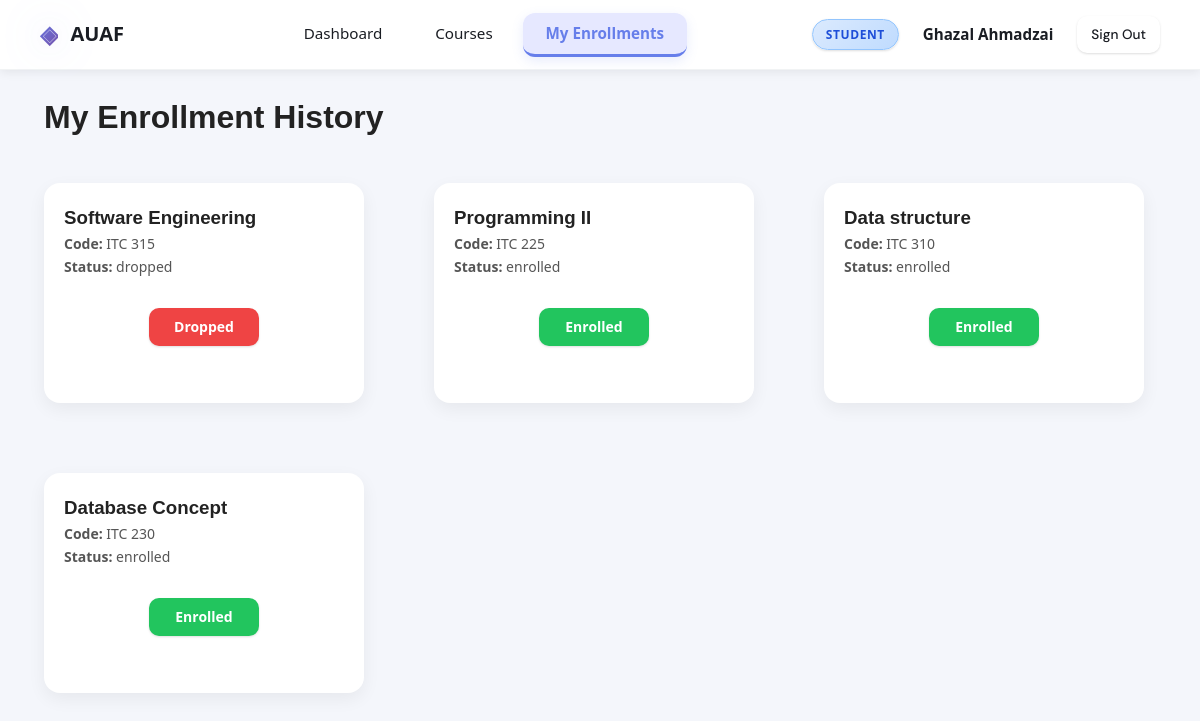
The page /enrollment/history (signed in) on the database its author committed.
### tables this page shows
CREATE TABLE students (
    id INTEGER PRIMARY KEY AUTOINCREMENT,
    user_id INTEGER,
    full_name TEXT,
    department TEXT,
    FOREIGN KEY(user_id) REFERENCES users(id)
);

CREATE TABLE enrollments (
    id INTEGER PRIMARY KEY AUTOINCREMENT,
    student_id INTEGER,
    course_id INTEGER,
    status TEXT,
    FOREIGN KEY(student_id) REFERENCES students(id),
    FOREIGN KEY(course_id) REFERENCES courses(id)
);

CREATE TABLE courses (
    id INTEGER PRIMARY KEY AUTOINCREMENT,
    course_name TEXT,
    instructor TEXT,
    credits INTEGER,
    schedule TEXT,
    department TEXT,
    capacity INTEGER
, course_code TEXT, description TEXT);

### app.py (the view)
@enrollment_bp.route("/history")
def history():
    if "user_id" not in session:
        return redirect(url_for("auth.login"))
    student_id = get_student_id()
    if not student_id:
        flash("Student profile not found.", "danger")
        return redirect(url_for("enrollment.student_courses"))
    conn = get_db_connection()
    rows = conn.execute("""
        SELECT e.id, e.status, c.course_name, c.course_code
        FROM enrollments e
        JOIN courses c ON e.course_id = c.id
        WHERE e.student_id = ?
        ORDER BY e.id DESC
    """, (student_id,)).fetchall()
    conn.close()
    return render_template("students/history.html", enrollments=rows)

### app.py (called while the page is built)
def get_db_connection():
    import os
    db_path = os.path.join(os.path.dirname(__file__), "database.db")
    conn = sqlite3.connect(db_path)
    conn.row_factory = sqlite3.Row
    return conn

@app.context_processor
def inject_globals():
    return {
        "current_user": CurrentUser(),
    }

def get_student_id():
    user_id = session.get("user_id")
    conn = get_db_connection()
    student = conn.execute(
        "SELECT id FROM students WHERE user_id = ?",
        (user_id,)
    ).fetchone()
    conn.close()
    return student["id"] if student else None

    @property
    def is_authenticated(self):
        return "username" in session

    @property
    def is_admin(self):
        return session.get("role") == "admin"

    @property
    def full_name(self):
        return session.get("full_name") or session.get("username") or "User"

### templates/students/history.html
{% extends "base.html" %}
{% block content %}
<div class="page-header">
  <h1>My Enrollment History</h1>
</div>
<div class="card-grid">
  {% for e in enrollments %}
  <div class="card">
    <h3>{{ e.course_name }}</h3>
    <p><b>Code:</b> {{ e.course_code }}</p>
    <p><b>Status:</b> {{ e.status }}</p>
     {% if e.status == "enrolled" %}
  <span class="badge">Enrolled</span>
{% else %}
  <span class="badge dropped-badge">Dropped</span>
{% endif %}
  </div>
  {% endfor %}
</div>
{% endblock %}

### templates/base.html (shortened to what this page needs)
<!DOCTYPE html>
<html lang="en">
<head>
  <link rel="stylesheet" href="{{ url_for('static', filename='css/main.css') }}" />
</head>
<body>
{% if current_user.is_authenticated %}
<nav class="navbar">
  <a class="navbar-brand" href="{{ url_for('main.dashboard') }}">
    <span class="brand-icon">◈</span> AUAF
  </a>
  <ul class="nav-links">
    <li>
<a href="{{ url_for('main.dashboard') }}"
class="{% if request.blueprint == 'main' %}active{% endif %}">
Dashboard
</a>
</li>
    <li><a href="{{ url_for('courses.list_courses') }}" class="{% if request.blueprint == 'courses' %}active{% endif %}">Courses</a></li>
    {% if current_user.is_admin %}
    <li><a href="{{ url_for('students.list_students') }}" class="{% if request.blueprint == 'students' %}active{% endif %}">Students</a></li>
    {% else %}
    <li><a href="{{ url_for('enrollment.history') }}" class="{% if request.endpoint == 'enrollment.history' or request.blueprint == 'enrollment' %}active{% endif %}">My Enrollments</a></li>
    {% endif %}
  </ul>
  <div class="nav-user">
    <span class="user-badge {{ 'badge-admin' if current_user.is_admin else 'badge-student' }}">
      {{ 'Admin' if current_user.is_admin else 'Student' }}
    </span>
    <span class="username">
  {{ 'System Administrator' if current_user.is_admin else current_user.full_name }}
</span>
    <a href="{{ url_for('auth.logout') }}" class="btn btn-ghost btn-sm">Sign Out</a>
  </div>
</nav>
{% endif %}
<main class="main-content">
  <div class="container">
    {% block content %}{% endblock %}
  </div>
</main>
</body>
</html>

### rows shown on the page
students: full_name "Ghazal Ahmadzai"
enrollments: course_name "Software Engineering", course_code "ITC 315", status "dropped", shows "Dropped"
enrollments: course_name "Programming II", course_code "ITC 225", status "enrolled", shows "Enrolled"
enrollments: course_name "Data structure", course_code "ITC 310", status "enrolled", shows "Enrolled"
enrollments: course_name "Database Concept", course_code "ITC 230", status "enrolled", shows "Enrolled"

### other values the page prints
{{ 'Admin' if current_user.is_admin else 'Student' }} "STUDENT"
